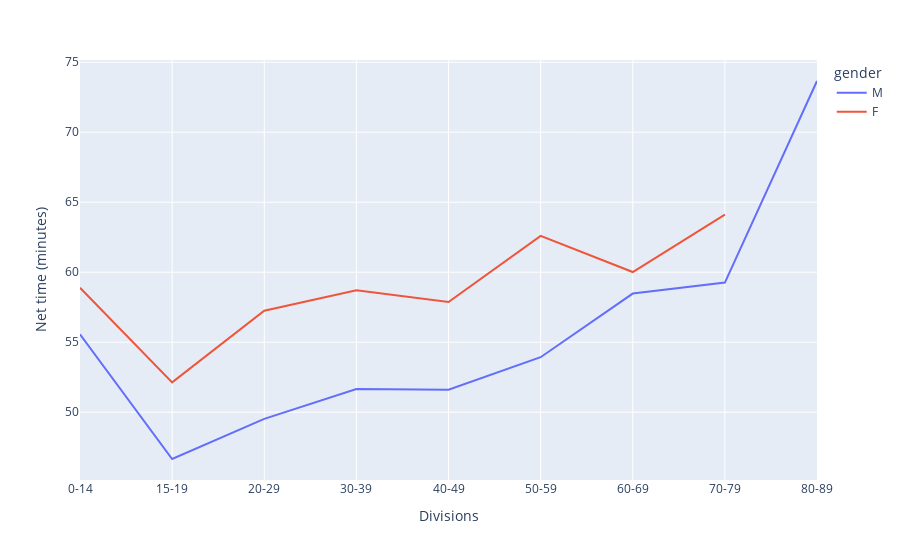

The code cell stored with this chart in its notebook:
### Code cell
px.line(df_mean,x="div",y="net_s",color="gender").update_xaxes(title="Divisions").update_yaxes(title="Net time (minutes)")

### Figure 1 — Plotly figure (JSON) as saved in the notebook; plotly's stock layout.template omitted (floating-point values rounded to 4 significant figures)
{"data": [{"hovertemplate": "gender=M<br>div=%{x}<br>net_s=%{y}<extra></extra>", "legendgroup": "M", "line": {"color": "#636efa", "dash": "solid"}, "mode": "lines", "name": "M", "showlegend": true, "type": "scatter", "x": ["0-14", "15-19", "20-29", "30-39", "40-49", "50-59", "60-69", "70-79", "80-89"], "xaxis": "x", "y": [55.56, 46.65, 49.52, 51.66, 51.61, 53.93, 58.47, 59.26, 73.66], "yaxis": "y"}, {"hovertemplate": "gender=F<br>div=%{x}<br>net_s=%{y}<extra></extra>", "legendgroup": "F", "line": {"color": "#EF553B", "dash": "solid"}, "mode": "lines", "name": "F", "showlegend": true, "type": "scatter", "x": ["0-14", "15-19", "20-29", "30-39", "40-49", "50-59", "60-69", "70-79"], "xaxis": "x", "y": [58.89, 52.13, 57.25, 58.7, 57.87, 62.59, 60.01, 64.11], "yaxis": "y"}], "layout": {"legend": {"title": {"text": "gender"}, "tracegroupgap": 0}, "margin": {"t": 60}, "xaxis": {"anchor": "y", "domain": [0, 1], "title": {"text": "Divisions"}}, "yaxis": {"anchor": "x", "domain": [0, 1], "title": {"text": "Net time (minutes)"}}}}
